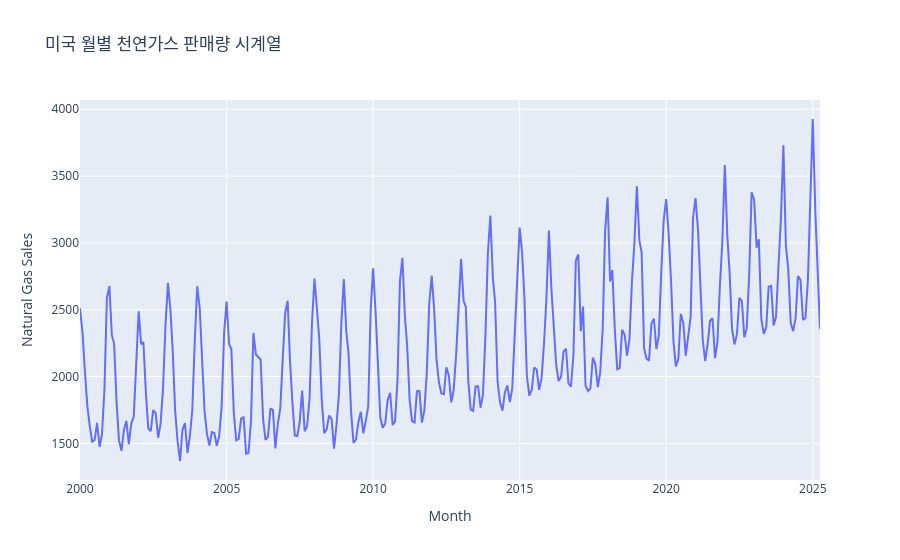

Notebook cell for this chart:
### Code cell
import pandas as pd
url = "https://fred.stlouisfed.org/data/NATURALGAS.txt"
df = pd.read_html(url)
df_gas = df[1]
df_gas.columns = ['Month', 'Natural Gas Sales']
df_gas['Month'] = pd.to_datetime(df_gas['Month'])
df_gas.set_index('Month', inplace=True)

fig = px.line(df_gas, x=df_gas.index, y='Natural Gas Sales', title='미국 월별 천연가스 판매량 시계열')
fig.show()

### Figure 1 — Plotly figure (JSON) as saved in the notebook; plotly's stock layout.template omitted (floating-point values rounded to 4 significant figures; data arrays with more than 128 entries replaced by an {"elided": "..."} marker saying what was removed)
{"data": [{"hovertemplate": "Month=%{x}<br>Natural Gas Sales=%{y}<extra></extra>", "legendgroup": "", "line": {"color": "#636efa", "dash": "solid"}, "marker": {"symbol": "circle"}, "mode": "lines", "name": "", "orientation": "v", "showlegend": false, "type": "scatter", "x": {"elided": "304 str values"}, "xaxis": "x", "y": {"elided": "304 float values"}, "yaxis": "y"}], "layout": {"legend": {"tracegroupgap": 0}, "title": {"text": "미국 월별 천연가스 판매량 시계열"}, "xaxis": {"anchor": "y", "domain": [0, 1], "title": {"text": "Month"}}, "yaxis": {"anchor": "x", "domain": [0, 1], "title": {"text": "Natural Gas Sales"}}}}
